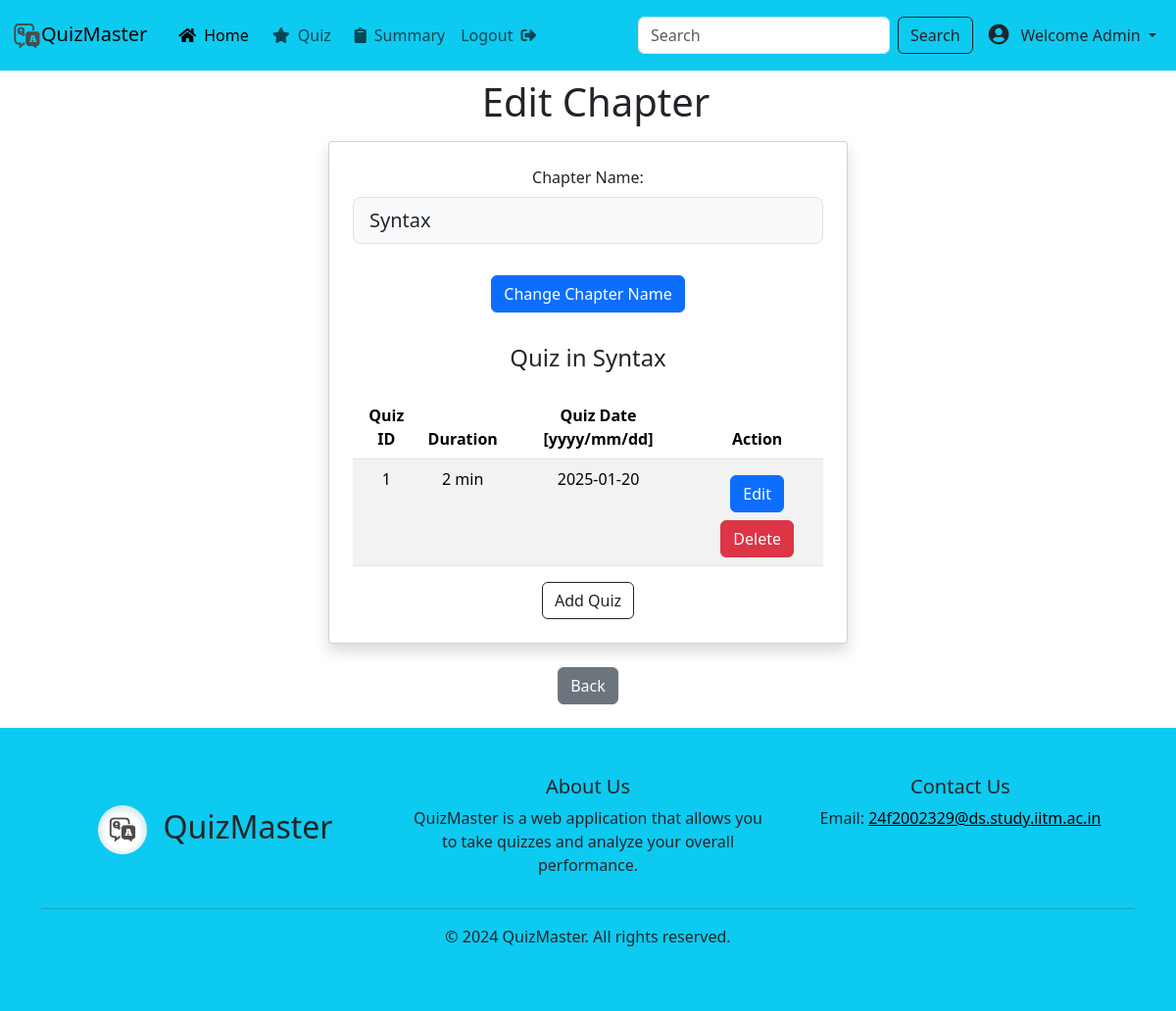
/admin/edit_chapter/1 (signed in), run on an earlier commit of the app's database.
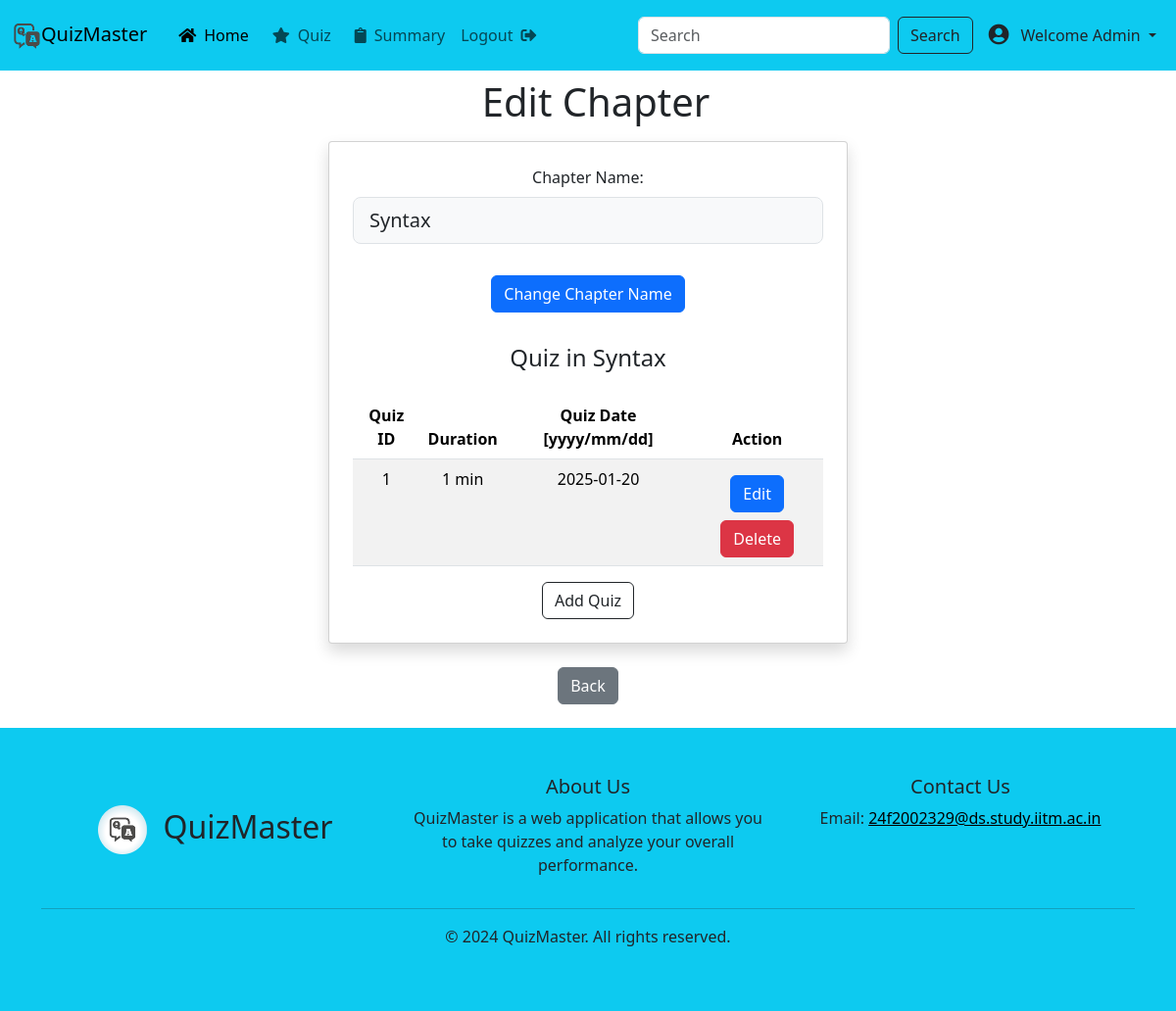
And on a later commit of the database.
### app/models/models.py (models this page shows)
class Quiz(db.Model):
    id = db.Column(db.Integer, primary_key=True)
    quiz_date = db.Column(db.DateTime, nullable=True)
    duration = db.Column(db.Integer, nullable=False)
    status = db.Column(db.String(20), default='pending')
    chapter_id = db.Column(db.Integer, db.ForeignKey('chapter.id'), nullable=False)
    questions = db.relationship('Question', backref='quiz', lazy=True)

### app/routes/admin.py (the view)
@admin_blueprint.route('/edit_chapter/<int:chapter_id>', methods=['GET', 'POST'])
def edit_chapter(chapter_id):
    if session.get('role') != 'admin':
        return "Unauthorized", 403
    chapter = Chapter.query.get_or_404(chapter_id)  # Fetch full chapter object
    if request.method == 'POST':
        chapter.name = request.form['chapter']  # Updated to match template form input
        db.session.commit()
        flash('Chapter updated successfully.', 'success')
        return redirect(url_for('admin.dashboard', subject_id=chapter.subject_id))
    quizzes = Quiz.query.filter_by(chapter_id=chapter_id).all()
    return render_template('admin/edit_chapter.html', chapter=chapter, quizzes=quizzes)

### app/templates/admin/edit_chapter.html
{% extends "base.html" %}
{% block content %}
<section class="vh-90 content">
    <div class="container text-center">
        <div class="row">
            <h1 class="mx-2 my-2">Edit Chapter</h1>
            <div class="col-md-6 mx-auto">
                <div class="card mx-2 my-2 px-2 py-2 shadow">
                    <div class="card-body">
                        <form action="{{ url_for('admin.edit_chapter', chapter_id=chapter.id) }}" method="POST">
                            <div class="form-outline mb-4">
                                <label class="form-label" for="chapter_name">Chapter Name:</label>
                                <input   type="text" id="chapter_name" name="chapter_name" class="form-control form-control-lg bg-light" name="chapter" value="{{ chapter.name }}" required />
                            </div>
                            <button type="submit" class="btn btn-primary my-2 py-auto">Change Chapter Name</button>
                        </form>
                        <div>
                            <h4 class="mx-2 my-4">Quiz in {{ chapter.name }}</h4>
                            <table class="table table-striped table-hover">
                                <thead>
                                    <tr>
                                        <th>Quiz ID</th>
                                        <th>Duration</th>
                                        <th>Quiz Date [yyyy/mm/dd]</th>
                                        <th>Action</th>
                                    </tr>
                                </thead>
                                <tbody>
                                    {% for quiz in quizzes %}
                                    <tr>
                                        <td>{{ quiz.id }}</td>
                                        <td>{{ quiz.duration }} min</td>
                                        <td>{{ quiz.quiz_date.strftime('%Y-%m-%d') }}</td>
                                        <td>
                                            <a href="{{ url_for('admin.edit_quiz', quiz_id=quiz.id) }}" class="btn btn-primary my-2">Edit</a>
                                            <a href="{{ url_for('admin.delete_quiz', quiz_id=quiz.id) }}" class="btn btn-danger">Delete</a>
                                        </td>
                                    </tr>
                                    {% endfor %}
                                </tbody>
                            </table>
                            <a href="{{ url_for('admin.add_quiz', chapter_id=chapter.id) }}" class="btn btn-outline-dark">Add Quiz</a>
                        </div>
                    </div>
                </div>
                <div class="text-center">
                    <button onclick="history.back()" class="btn btn-secondary mt-3 mb-4">Back</button>
                </div>
            </div>
        </div>
    </div>
</section>
{% endblock %}

What changed in the data, as far as the page shows it:
changed Quiz id 1: duration "2" → "1"
